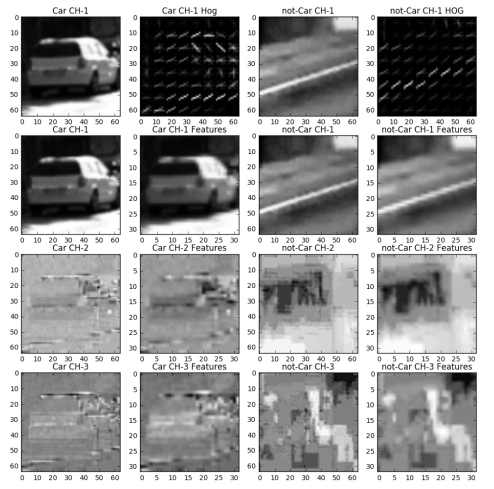
#> input picture CarND-Vehicle-Detection/examples/HOG_example.jpg, 988 x 978 px (shown at 1/2 size)
$ python -i vehicle_detect.py   (imports and definitions only)   (older library calls are emulated)
#> lines starting #> are read from the running program, lines starting #| are printed output that depends on the picture
### CarND-Vehicle-Detection/lesson_functions.py
import numpy as np
import cv2
from skimage.feature import hog


# [7 lines left out: function convert_color, not called in this run]


def get_hog_features(img, orient, pix_per_cell, cell_per_block,
                     vis=False, feature_vec=True):
    # Call with two outputs if vis==True
    if vis:
        features, hog_image = hog(img, orientations=orient,
                                  pixels_per_cell=(pix_per_cell, pix_per_cell),
                                  cells_per_block=(cell_per_block, cell_per_block),
                                  block_norm='L2-Hys',
                                  transform_sqrt=False,
                                  visualise=vis, feature_vector=feature_vec)
        return features, hog_image
    # Otherwise call with one output
    else:
        features = hog(img, orientations=orient,
                       pixels_per_cell=(pix_per_cell, pix_per_cell),
                       cells_per_block=(cell_per_block, cell_per_block),
                       block_norm='L2-Hys',
                       transform_sqrt=False,
                       visualise=vis, feature_vector=feature_vec)
        return features


def bin_spatial(img, size=(32, 32)):
    color1 = cv2.resize(img[:, :, 0], size).ravel()
    color2 = cv2.resize(img[:, :, 1], size).ravel()
    color3 = cv2.resize(img[:, :, 2], size).ravel()
    return np.hstack((color1, color2, color3))


def color_hist(img, nbins=32):  # bins_range=(0, 256)
    # Compute the histogram of the color channels separately
    channel1_hist = np.histogram(img[:, :, 0], bins=nbins)
    channel2_hist = np.histogram(img[:, :, 1], bins=nbins)
    channel3_hist = np.histogram(img[:, :, 2], bins=nbins)
    # Concatenate the histograms into a single feature vector
    hist_features = np.concatenate((channel1_hist[0], channel2_hist[0], channel3_hist[0]))
    # Return the individual histograms, bin_centers and feature vector
    return hist_features


# [32 lines left out: functions add_heat, apply_threshold, draw_labeled_bboxes, not called in this run]

### CarND-Vehicle-Detection/vehicle_detect.py
################################################################################################
########## Udacity Autonomous Driving Nano Degree Term 1 Project 5: Vehicle Detection ##########
########                             Created by Fengwen Song                            ########
################################################################################################
# This is the implementation of vehicle detection pipeline

# Program tested on personal laptop with Intel 6820HK CPU + 32GB RAM + Nvidia GTX980 Graphic Card

import sys
import os
import getopt
import pickle
from moviepy.editor import VideoFileClip

import sklearn.utils
from sklearn.preprocessing import StandardScaler
from sklearn.svm import SVC
from sklearn.model_selection import GridSearchCV
from sklearn.model_selection import train_test_split

from lesson_functions import *


# Definition of Hyper parameters
Ystart = 400
Ystop = 656
thresh_heat = 1
debug = False
isvideo = False
# Definition of feature hyper parameters
Spatial_size = (32, 32)
Hist_bins = 16
Orient = 12
Pix_per_cell = 8
Pix_per_window = 64
Cell_per_block = 2
Hog_channel = 'ALL'  # type: int
Color_space = 'HLS'
# Definition of SVC hyper parameters
X_scaler = None  # type: StandardScaler
svc_model = None  # type: SVC
epochs = 2  # Number of epoch in training
valid_port = 0.2  # Test size in proportion
C_SVC = 1.1  # Paramtere C in SVC
gamma_SVC = 0.01  # Parameter gamma in SVC
train_sample = 0
tuning = False
parameters = {'gamma': [0.01, 0.1, 1], 'C': [1, 10], 'kernel': ('linear', 'rbf')}


def find_cars(img, xzone, yzone, scale, svc, x_scaler):
    img_tosearch = img[yzone[0]:yzone[1], xzone[0]:xzone[1], :]
    ctrans_tosearch = np.copy(img_tosearch)
    if Color_space != 'RGB':
        if Color_space == 'HSV':
            ctrans_tosearch = cv2.cvtColor(img_tosearch, cv2.COLOR_RGB2HSV)
        elif Color_space == 'LUV':
            ctrans_tosearch = cv2.cvtColor(img_tosearch, cv2.COLOR_RGB2LUV)
        elif Color_space == 'HLS':
            ctrans_tosearch = cv2.cvtColor(img_tosearch, cv2.COLOR_RGB2HLS)
        elif Color_space == 'YUV':
            ctrans_tosearch = cv2.cvtColor(img_tosearch, cv2.COLOR_RGB2YUV)
        elif Color_space == 'YCrCb':
            ctrans_tosearch = cv2.cvtColor(img_tosearch, cv2.COLOR_RGB2YCrCb)
    if scale != 1:
        imshape = ctrans_tosearch.shape
        ctrans_tosearch = cv2.resize(ctrans_tosearch, (np.int(imshape[1] / scale), np.int(imshape[0] / scale)))

    ch1 = ctrans_tosearch[:, :, 0]
    ch2 = ctrans_tosearch[:, :, 1]
    ch3 = ctrans_tosearch[:, :, 2]

    # Define blocks and steps as above
    nxblocks = (ch1.shape[1] // Pix_per_cell) - Cell_per_block + 1
    nyblocks = (ch1.shape[0] // Pix_per_cell) - Cell_per_block + 1

    # 64 was the orginal sampling rate, with 8 cells and 8 pix per cell
    window = Pix_per_window
    nblocks_per_window = (window // Pix_per_cell) - Cell_per_block + 1
    cells_per_step_x = 1  # Instead of overlap, define how many cells to step
    cells_per_step_y = 1  # Instead of overlap, define how many cells to step
    nxsteps = (nxblocks - nblocks_per_window) // cells_per_step_x + 1
    nysteps = (nyblocks - nblocks_per_window) // cells_per_step_y + 1

    # Compute individual channel HOG features for the entire image
    hog_array = [get_hog_features(ch1, Orient, Pix_per_cell, Cell_per_block, feature_vec=False),
                 get_hog_features(ch2, Orient, Pix_per_cell, Cell_per_block, feature_vec=False),
                 get_hog_features(ch3, Orient, Pix_per_cell, Cell_per_block, feature_vec=False)]

    box_list = []

    for xb in range(nxsteps):
        for yb in range(nysteps):
            ypos = yb * cells_per_step_y
            xpos = xb * cells_per_step_x
            # Extract HOG for this patch
            if Hog_channel == 'ALL':
                hog_feat1 = hog_array[0][ypos:ypos + nblocks_per_window, xpos:xpos + nblocks_per_window].ravel()
                hog_feat2 = hog_array[1][ypos:ypos + nblocks_per_window, xpos:xpos + nblocks_per_window].ravel()
                hog_feat3 = hog_array[2][ypos:ypos + nblocks_per_window, xpos:xpos + nblocks_per_window].ravel()
                hog_features = np.hstack((hog_feat1, hog_feat2, hog_feat3))
            else:
                hog_features = hog_array[Hog_channel][ypos:ypos + nblocks_per_window, xpos:xpos + nblocks_per_window].\
                    ravel()

            xleft = xpos * Pix_per_cell
            ytop = ypos * Pix_per_cell

            # Extract the image patch
            subimg = cv2.resize(ctrans_tosearch[ytop:ytop + window, xleft:xleft + window], (64, 64))

            # Get color features
            spatial_features = bin_spatial(subimg, size=Spatial_size)
            hist_features = color_hist(subimg, nbins=Hist_bins)

            # Scale features and make a prediction
            test_features = x_scaler.transform(
                np.hstack((spatial_features, hist_features, hog_features)).reshape(1, -1))
            # test_features = X_scaler.transform(np.hstack((shape_feat, hist_feat)).reshape(1, -1))
            test_prediction = svc.predict(test_features)

            if test_prediction == 1:
                xbox_left = np.int(xleft * scale + xzone[0])
                ytop_draw = np.int(ytop * scale + yzone[0])
                win_draw = np.int(window * scale)
                box_list.append(((xbox_left, ytop_draw), (xbox_left + win_draw, ytop_draw + win_draw)))

    return box_list


# [107 lines left out: functions single_img_features, training, not called in this run]


def pipeline(image):
    if isvideo:
        image = cv2.cvtColor(image, cv2.COLOR_BGR2RGB)
    scales = np.array([1, 1.25, 1.5, 2, 3, 4])
    y_start = 400
    bbox_list = []
    heat = np.zeros_like(image[:, :, 0]).astype(np.float)
    for i in range(len(scales)):
        y_stop = np.int_(y_start + scales[i] * Pix_per_window)
        x_start = 0
        x_stop = image.shape[1]
        bbox_list += find_cars(image, (x_start, x_stop), (y_start, y_stop), scales[i], svc_model, X_scaler)

    heat = add_heat(heat, bbox_list)
    heat = apply_threshold(heat, thresh_heat)
    heatmap = np.clip(heat, 0, 255)
    if debug:
        debug_img = np.copy(image)  # Debug
        for box in bbox_list:  # Debug
            cv2.rectangle(debug_img, box[0], box[1], (0, 0, 255), 6)  # Debug
        cv2.imwrite('output_images/debug/box.jpg', debug_img)  # Debug
        cv2.imwrite('output_images/debug/heatmap.jpg', heatmap / np.max(heatmap) * 255)  # Debug
    labels = label(heatmap)
    draw_img = draw_labeled_bboxes(np.copy(image), labels)
    if isvideo:
        draw_img = cv2.cvtColor(draw_img, cv2.COLOR_RGB2BGR)

    return draw_img


# [81 lines left out: function main, not called in this run]


# [2 lines not run here, left out]

>>> import cv2
>>> picture = cv2.imread('examples/HOG_example.jpg')
#> picture is the input picture: shape (978, 988, 3); min 0, max 255, mean 154
#> the loop in pipeline, `for i in range(len(scales)):` made 1 pass
#> pass 1, in find_cars, `img_tosearch = img[yzone[0]:yzone[1], xzone[0]:xzone[1], :]`:
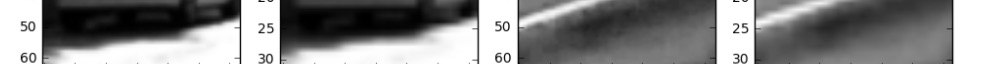
#> img_tosearch: shape (64, 988, 3); min 0, max 255, mean 131.5
#> after the loop in pipeline, `for i in range(len(scales)):`: bbox_list = []
#> (the run stopped early here; a loop or call above may not have finished)
